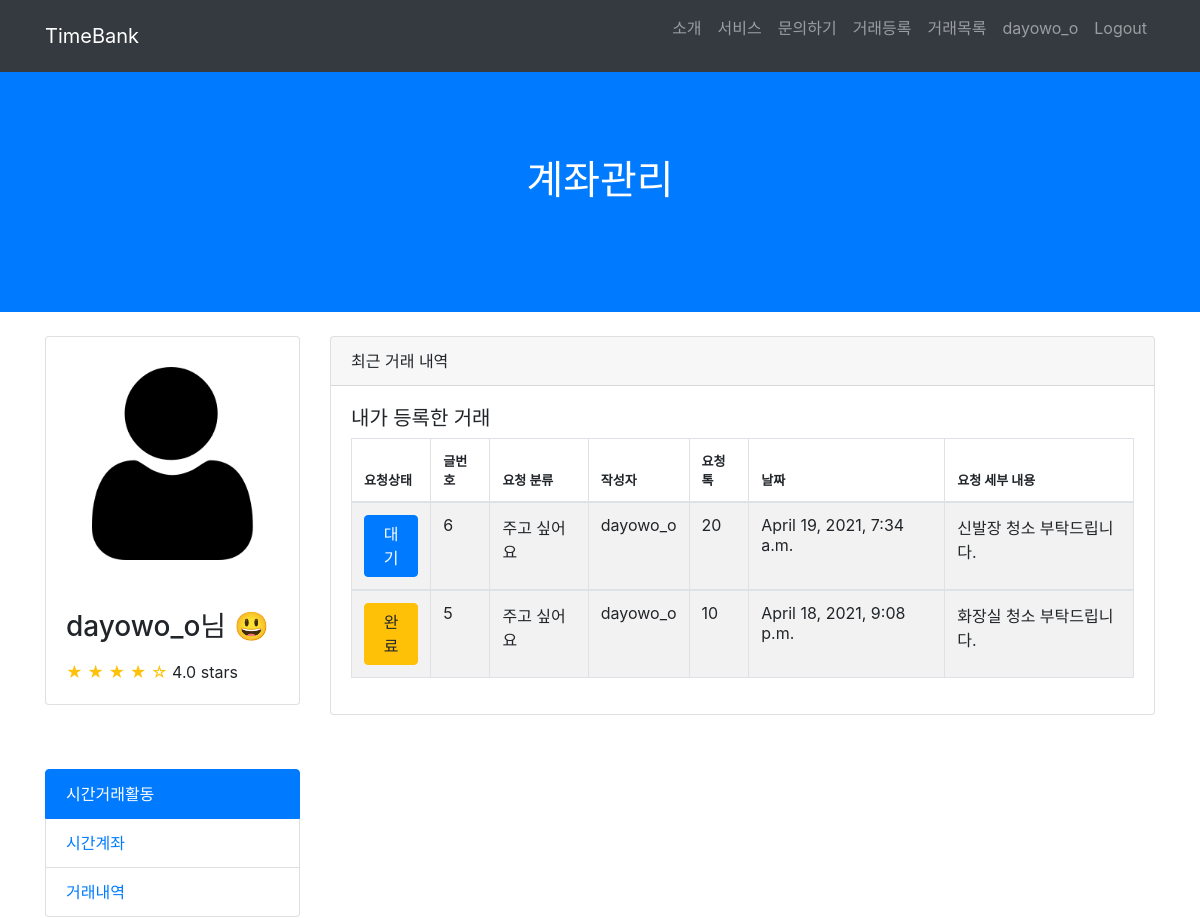
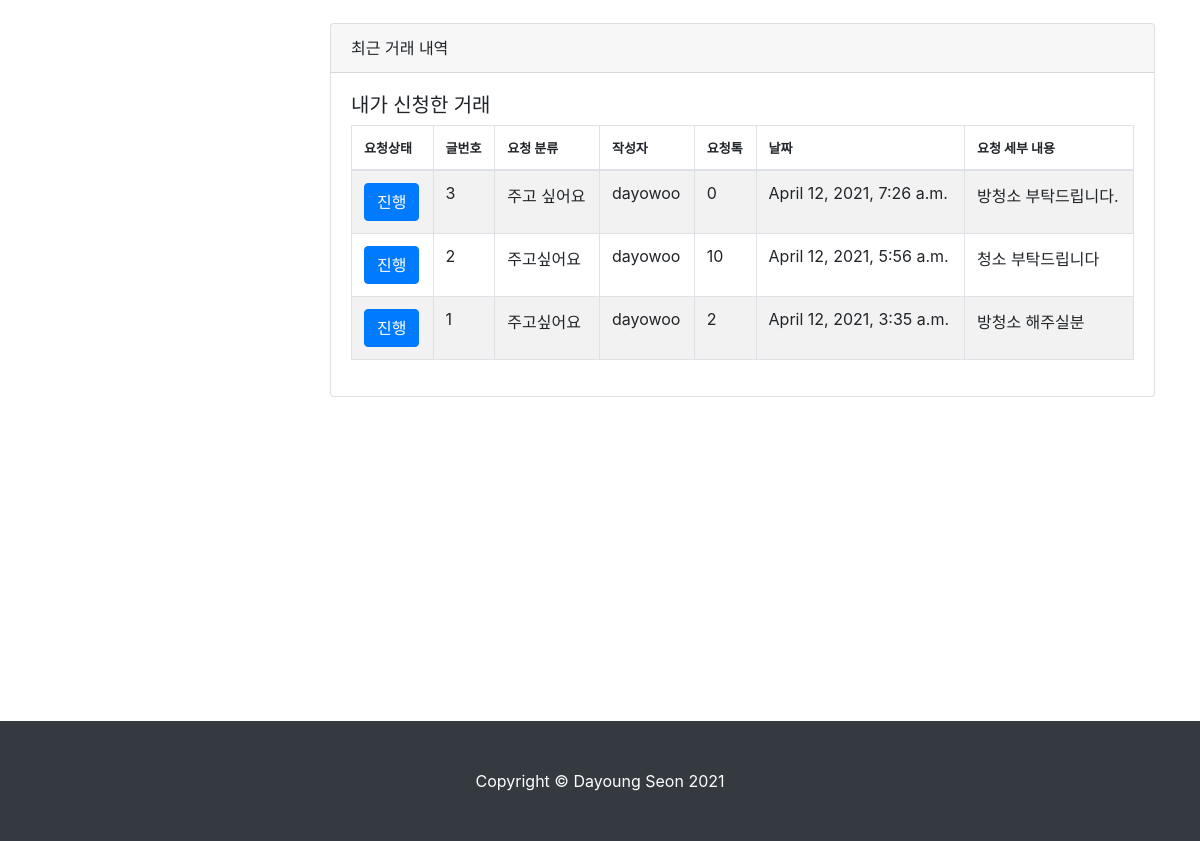
The app's page /account/account (signed in) with its own data (2 pictures, top to bottom).
### TimeBank_account/models.py (models this page shows)
class User(AbstractUser):
    username = models.CharField(max_length=64, verbose_name='사용자ID', unique=True)
    email = models.EmailField(max_length=128, verbose_name='E-mail')
    name = models.CharField(max_length=64, verbose_name='이름')
    password = models.CharField(max_length=64, verbose_name='비밀번호')
    contact = models.CharField(max_length=150, verbose_name='연락처')
    birth = models.CharField(max_length=150, verbose_name='생년월일')
    user_age = models.CharField(max_length=50, verbose_name='연령대')
    gender = models.CharField(max_length=10, verbose_name='성별')
    balance = models.IntegerField(verbose_name='잔액', default=0)
    registered_dtn = models.DateField(auto_now_add=True, verbose_name='가입일자')
    image = models.ImageField(upload_to="images/", blank=True)
    object = CustomUserManager()
    def __str__(self):
        return self.username
    class Meta:
        db_table = 'TimeBank_user'

### TimeBank_app/models.py (models this page shows, shortened)
class Post(models.Model):
    date = models.CharField(max_length=140)
    start_time = models.CharField(max_length=140)
    end_time = models.CharField(max_length=140)
    service_choice = (('주고싶어요','주고싶어요'), ('받고싶어요','받고싶어요'))
    service = models.CharField(max_length=50, choices=service_choice)
    location = models.CharField(max_length=140)
    main_work = models.CharField(max_length=140)
    content = models.TextField(verbose_name='내용')
    created_at = models.DateTimeField(auto_now_add=True, verbose_name='등록시간')
    tok = models.PositiveIntegerField(default=0, verbose_name='거래톡')
    author = models.ForeignKey(User, on_delete=models.CASCADE, verbose_name='작성자')
    status_list = (('대기','대기'),('진행','진행'),('완료','완료'),('중단','중단'))
    status = models.CharField(max_length=50, choices=status_list, default='대기')
    respond_list = (('요청대기','요청대기'),('요청승인', '요청승인'),('요청거절','요청거절'))
    respond = models.CharField(max_length=50, choices=respond_list, verbose_name='승인상태', default='요청대기')
    applicants = models.CharField(max_length=140, verbose_name='신청자', null=True)
    class Meta:
        ordering = ['-created_at']

### TimeBank_account/views.py (the view)
# urls.py: path('account', views.account_history, name="account"),
def account_history(request):
    posts = Post.objects.all()
    my_posts = posts.filter(author = request.user)
    regsiter_posts = posts.filter(applicants = request.user)
    return render(request, "account.html", {'my_posts': my_posts, 'regsiter_posts': regsiter_posts})

### TimeBank_account/templates/account.html (shortened to what this page needs)
{% load static %}
<html lang="en">
<head>
  <link href="{% static 'vendor/bootstrap/css/bootstrap.min.css' %}" rel="stylesheet">
  <link href="{% static 'css/scrolling-nav.css' %}" rel="stylesheet">
</head>
<body id="page-top">
 <nav class="navbar navbar-expand-lg navbar-dark bg-dark fixed-top" id="mainNav">
  <div class="container">
    <a class="navbar-brand js-scroll-trigger" href="{% url 'index' %}">TimeBank</a>
    <div class="collapse navbar-collapse" id="navbarResponsive">
      <ul class="navbar-nav ml-auto">
        <li class="nav-item">
          <a class="nav-link js-scroll-trigger" href="{% url 'index' %}">소개</a>
        </li>
        <li class="nav-item">
          <a class="nav-link js-scroll-trigger" href="{% url 'index' %}">서비스</a>
        </li>
        <li class="nav-item">
          <a class="nav-link js-scroll-trigger" href="{% url 'index' %}">문의하기</a>
        </li>
        <li class="nav-item">
          <a class="nav-link js-scroll-trigger" href="{% url 'new_post' %}">거래등록</a>
        </li>
      <li class="nav-item">
        <a class="nav-link js-scroll-trigger" href="{% url 'post_list' %}">거래목록</a>
      </li>
        {% if user.is_authenticated %}
        <li class="nav-item">
          <a class="nav-link js-scroll-trigger" href="{% url 'profile' user.username %}">{{ user.get_username }}</a>
        </li>
        <li class="nav-item">
          <form action="{% url 'logout' %}" method="POST">
            <input type="submit" class="nav-link logout" href="{% url 'logout' %}" value="Logout" style="border: none; background: transparent;">
          </form>
        </li>
        {% endif %}
      </ul>
    </div>
  </div>
</nav>
  <header class="bg-primary text-white">
    <div class="container text-center">
      <h1>계좌관리</h1>
    </div>
  </header>
 <div class="container">
  <div class="row">
    <div class="col-lg-3">
      <div class="card mt-4">
        <img class="card-img-top img-fluid" src="/static/img/user.png" alt="user" style="padding: 30px;">
        <div class="card-body">
          <h3 class="card-title">{{ user.get_username }}님 😃</h3>
          <span class="text-warning">&#9733; &#9733; &#9733; &#9733; &#9734;</span>
          4.0 stars
        </div>
      </div>
      <p><br><br></p>
      <div class="list-group">
        <a href="#" class="list-group-item active">시간거래활동</a>
        <a href="{% url 'balance' %}" class="list-group-item">시간계좌</a>
        <a href="{% url 'account' %}" class="list-group-item">거래내역</a>
      </div>
    </div>
    <div class="col-lg-9">
      <div class="card card-outline-secondary my-4">
        <div class="card-header">
          최근 거래 내역
        </div>
        <div class="card-body">
          <h5>내가 등록한 거래</h5>
          <table id="example" class="table table-striped table-bordered" style="width:100%">
            <thead>
              <tr>
                <th style="font-size: 13px;">요청상태</th>
                <th style="font-size: 13px;">글번호</th>
                <th style="font-size: 13px;">요청 분류</th>
                <th style="font-size: 13px;">작성자</th>
                <th style="font-size: 13px;">요청톡</th>
                <th style="font-size: 13px;">날짜</th>
                <th style="font-size: 13px;">요청 세부 내용</th>
            </tr>
            </thead>
            <tbody>
              {% for my_post in my_posts %}
                <tr>
                  {% if my_post.status == "대기" %}
                    <td><a href="{% url 'my_post_detail' my_post.id %}" class="btn btn-primary">{{ my_post.status}}</a></td>
                  {% elif my_post.status == "진행" %}
                    <td><a href="{% url 'my_post_detail' my_post.id %}" class="btn btn-success">{{ my_post.status}}</a></td>
                  {% elif my_post.status == "완료" %}
                    <td><a href="{% url 'my_post_detail' my_post.id %}" class="btn btn-warning">{{ my_post.status}}</a></td>
                  {% endif %}
                    <td>{{ my_post.id }}</td>
                    <td>{{ my_post.service }}</td>
                    <td>{{ my_post.author }}</td>
                    <td>{{ my_post.tok }}</td>
                    <td>{{ my_post.created_at }}</td>
                    <td>{{ my_post.content }}</td>
                </tr>
            </tbody>
            {% endfor %}
          </table>
        </div>
      </div>
    </div>
    <div class="container">
      <div class="row">
        <div class="col-lg-3">
        </div>
    <div class="col-lg-9">
      <div class="card card-outline-secondary my-4">
        <div class="card-header">
          최근 거래 내역
        </div>
        <div class="card-body">
          <h5>내가 신청한 거래</h5>
          <table id="example" class="table table-striped table-bordered" style="width:100%">
            <thead>
                <tr>
                  <th style="font-size: 13px;">요청상태</th>
                  <th style="font-size: 13px;">글번호</th>
                  <th style="font-size: 13px;">요청 분류</th>
                  <th style="font-size: 13px;">작성자</th>
                  <th style="font-size: 13px;">요청톡</th>
                  <th style="font-size: 13px;">날짜</th>
                  <th style="font-size: 13px;">요청 세부 내용</th>
                </tr>
            </thead>
            {% for regsiter_post in regsiter_posts %}
                <tr>
                  <td>
                    <button type="button" class="btn btn-primary">{{ regsiter_post.status }}</button>
                  </td>
                    <td>{{ regsiter_post.id }}</td>
                    <td>{{ regsiter_post.service }}</td>
                    <td>{{ regsiter_post.author }}</td>
                    <td>{{ regsiter_post.tok }}</td>
                    <td>{{ regsiter_post.created_at }}</td>
                    <td>{{ regsiter_post.content }}</td>
                </tr>
                {% endfor %}
          </table>
        </div>
      </div>
    </div>
</div>
  </div>
</div>
</div>
<section id="about">
</section>
  <footer class="py-5 bg-dark">
    <div class="container">
      <p class="m-0 text-center text-white">Copyright &copy; Dayoung Seon 2021</p>
    </div>
  </footer>
</body>

### TimeBank_account/static/css/scrolling-nav.css (style rules this page uses)
header { padding: 156px 0 100px; }
section { padding: 150px 0; }

### records on screen
User: get_username "dayowo_o"
Post: status "대기", id "6", service "주고 싶어요", author "dayowo_o", tok "20", created_at "April 19, 2021, 7:34 a.m.", content "신발장 청소 부탁드립니다."
Post: status "완료", id "5", service "주고 싶어요", author "dayowo_o", tok "10", created_at "April 18, 2021, 9:08 p.m.", content "화장실 청소 부탁드립니다."
Post: status "진행", id "3", service "주고 싶어요", author "dayowoo", tok "0", created_at "April 12, 2021, 7:26 a.m.", content "방청소 부탁드립니다."
Post: status "진행", id "2", service "주고싶어요", author "dayowoo", tok "10", created_at "April 12, 2021, 5:56 a.m.", content "청소 부탁드립니다"
Post: status "진행", id "1", service "주고싶어요", author "dayowoo", tok "2", created_at "April 12, 2021, 3:35 a.m.", content "방청소 해주실분"
